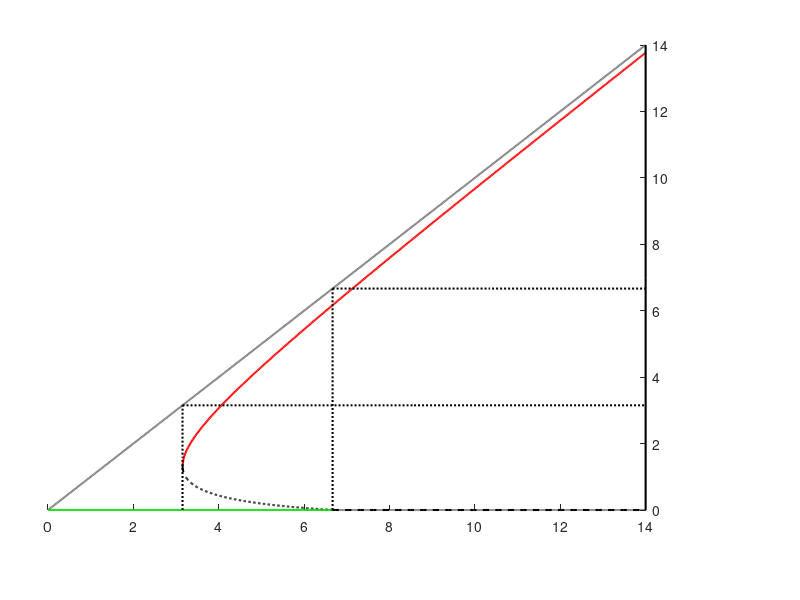

MATLAB code for this plot: (Note: this script raises an error after producing the figure.)
clear all
close all
clc

beta = 0.05; nu = 2; gamma = 1/3;

Max_N = 14;
disp(['judge: ' num2str(gamma/beta - 1/nu)])
N_1 = 2*sqrt(gamma/beta/nu)-1/nu;
N_2 = gamma/beta;

N_sn = linspace(0,N_2,1000);
I_0 = zeros(size(N_sn));

N_zheng = linspace(N_1,Max_N,500);
N_fu = linspace(N_1,N_2,500);
I_1 = (beta*(nu.*N_zheng - 1) + sqrt((beta+beta*nu.*N_zheng).^2-4*beta*nu*gamma))./(2*beta*nu);
I_2 = (beta*(nu.*N_fu - 1) - sqrt((beta+beta*nu.*N_fu).^2-4*beta*nu*gamma))./(2*beta*nu);

gwLineWidth = 1.5;
figure
set(gcf,'Position', [100 300 500 420])
axes('Position',[0.06 0.15 0.747 0.775000000000001]);
set(gca,'Color','none')

hold on

x1 = linspace(0,N_1,500); y1 = linspace(0,N_1,500);
x2 = N_fu; y2 = I_2;
x = [x1,x2]; 
y_up = [y1,y2];
y_low = zeros(size(y_up));

fill_x = [x, fliplr(x)];
fill_y = [y_up, fliplr(y_low)];

x1 = real(N_fu); y1 = real(I_2);
x2 = linspace(N_2,Max_N,100+1); y2 = zeros(size(linspace(N_2,Max_N,100+1)));
x = [x1,x2]; 
y_low = [y1,y2];
y_up = linspace(N_1,Max_N,500);

fill_x = [linspace(N_1,Max_N,500), fliplr(x)];
fill_y = [y_up, fliplr(y_low)];

plot(linspace(0,Max_N,500),linspace(0,Max_N,500),'Color',[0.5 0.5 0.5],'LineWidth',gwLineWidth)

plot(real(N_fu),real(I_2),'k--','LineWidth',gwLineWidth);
plot(N_sn,I_0,'g-','LineWidth',gwLineWidth);

plot(linspace(N_2,Max_N,100+1),zeros(size(linspace(N_2,Max_N,100+1))),'k--','LineWidth',gwLineWidth);

plot(N_zheng,real(I_1),'r-','LineWidth',gwLineWidth);

y = linspace(0,N_1,3);
x = N_1* ones(size(y));
plot(x,y,'k:','LineWidth',gwLineWidth)

x = linspace(N_1,Max_N,3);
y = N_1* ones(size(x));
plot(x,y,'k:','LineWidth',gwLineWidth)

y = linspace(0,N_2,3);
x = N_2* ones(size(y));
plot(x,y,'k:','LineWidth',gwLineWidth)

x = linspace(N_2,Max_N,3);
y = N_2* ones(size(x));
plot(x,y,'k:','LineWidth',gwLineWidth)


y = linspace(0,Max_N,3);
x = Max_N* ones(size(y));
plot(x,y,'k-','LineWidth',gwLineWidth)


set(gca, 'YAxisLocation', 'right');
ax = gca; 
ax.XTick = [0, N_1, N_2]; 
ax.XTickLabel = {'0','$N^{sub}_{c}$', '$N_{c}$'}; 
ax.XAxis.FontName = 'Times New Roman';  
ax.TickLabelInterpreter = 'latex';


ax.YTick = [0,N_1, N_2]; 
ax.YTickLabel = {'0','$N^{sub}_{c}$', '$N_{c}$'};  
ax.YAxis.FontName = 'Times New Roman'; 
ax.TickLabelInterpreter = 'latex';

ax.TickDir = 'out';

% axis equal
xlim([0 Max_N+0.])
ylim([-0.3,Max_N])
set(gca,'linewidth',3,'FontSize',30)

annotation('arrow',[0.771-0.06 0.869-0.06],...
    [0.12 0.12],'LineWidth',2,'HeadWidth',12,...
    'HeadLength',12);
annotation('textbox',...
    [0.761-0.06 0.0035714285714286 0.089 0.113095238095238],...
    'Color','k',...
    'String',{'$N$'},...
    'FontName','Times New Roman',...
    'Interpreter','latex',...
    'FontSize',28,...
    'FitBoxToText','off',...
    'EdgeColor','none',...
    'BackgroundColor','none');

annotation('arrow',[0.896-0.06 0.896-0.06],...
    [0.826190476190476 0.927380952380952],'LineWidth',2,'HeadWidth',12,...
    'HeadLength',12);
annotation('textbox',...
    [0.902000000000004-0.06 0.817857142857149 0.0639999999999972 0.12519047619048],...
    'Color','k',...
    'String',{'$I^{*}$'},...
    'FontName','Times New Roman',...
    'Interpreter','latex',...
    'FontSize',28,...
    'FitBoxToText','off',...
    'EdgeColor','none',...
    'BackgroundColor','none');

set(gca,'XColor','k','YColor','k','TickLength',...
    [0.02 0.02],'FontSize',24,'linewidth',gwLineWidth,'layer','top');

figure_name = ['./fig1e ' 'beta=' num2str(beta,'%.3f') ' nu=' num2str(nu,'%.3f')  '.eps'];
saveas(gcf, figure_name, 'epsc');
